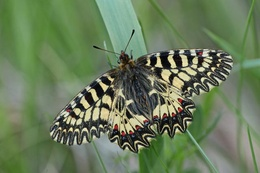
%> input picture abc.jpg, 260 x 173 px, shrunk from 640 x 427 before the run
$ octave LBPfeature.m   (GNU Octave 9; MATLAB toolbox functions it lacks are replaced by stand-ins)
%> lines starting %> are read from the running program, lines starting %| are printed output that depends on the picture
%> the answer given: 'abc.jpg'
%> further down, img is the input picture: size 173x260x3 uint8; mean R, G, B 105.3, 123.8, 91.1
### preprocess.m
function [col,final]=preprocess(img)
%Makes input image properties easier for later processing.
%'Col' is colored and 'final' is grayscale with proper sizes.
    [x,y,z]=size(img);
%> x = 173; y = 260; z = 3
    if z==3
        gray=rgb2gray(img);
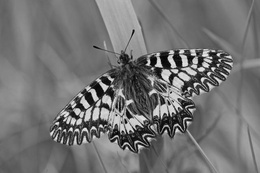
%> gray: size 173x260 uint8; min 0, max 244, mean 114.6
    end
    if x>1000 || y>1000
        final=imresize(gray,1000/max([x,y]));
        col=imresize(img,1000/max([x,y]));
        final=im2double(final);
        col=im2double(col);
    else
        final=im2double(gray);
        col=im2double(img);
    end

end

### uniformLBP.m
function [ulbp] = uniformLBP(lbp)
%Continuos pattern of 1's or else one category of random which is also ...
...some pattern on 1's depending on the number of 0's and 1's.
        lbp=lbp';
        total0s=sum(lbp==0);
        total1s=sum(lbp==1);
        max0s=max(diff([0 (find(~(lbp==0))) numel(lbp)+1])-1);
        max1s=max(diff([0 (find(~(lbp==1))) numel(lbp)+1])-1);
        if total0s==max0s
            ulbp=[ones(total1s,1);zeros(total0s,1)];
        elseif total1s==max1s
            ulbp=[ones(total1s,1);zeros(total0s,1)];
        elseif total1s>=total0s
            ulbp=[1;1;1;1;1;1;0;0];
        elseif total1s<=total0s
            ulbp=[1;1;1;0;0;0;0;0];
        end
end

### LBPfeature.m
close all;clear all;clc;

in=input('Enter name of the image (in single quotes): ');
img=imread(in);
[col,img]=preprocess(img);  %read explanation of 'preprocess()'.
figure,imshow(col);

winSize=3;
winSq=winSize*winSize;
mid=ceil(winSq/2);
imgCols=im2col(img,[winSize,winSize]);
len=size(imgCols,2);
%> len = 44118
Th=0.02;    %threshold for pixel differences.
lbp=cell(1,len);
for i=1:len
    curr=imgCols(:,i);
    x=curr(mid,1);
    curr=abs(curr-x)>Th;    %converting to binary pattern depending on...
    ...difference b/w pixels.
    lbp{1,i}=uniformLBP([curr(1:mid-1);curr(mid+1:winSq)]); %see description...
    ...of 'uniformLBP'.
    %final(1,i)=sum(lbp{1,i}(mid+1:winSq-1))/(winSq-mid);
end
%> this loop made 44118 passes
%> (x, lbp in uniformLBP, total0s in uniformLBP, total1s in uniformLBP, max0s in uniformLBP, max1s in uniformLBP) on passes 4 to 6: (0.396, [false false false false false false false false], 8, 0, 8, 0), (0.396, [false false false false false false false false], 8, 0, 8, 0), (0.396, [false false false false false false false false], 8, 0, 8, 0)
%> after the loop, lbp = 44118 items
lbpImage=reshape(lbp,size(img,1)-winSize+1,size(img,2)-winSize+1);
%> lbpImage = 44118 items
%final=reshape(final,size(img,1)-winSize+1,size(img,2)-winSize+1);

[rows,cols]=size(lbpImage);
%> rows = 171; cols = 258
finalMap=zeros(rows-winSize+1,cols-winSize+1);
%> finalMap: size 169x256 double; every value is 0
for i=winSize-1:rows-winSize+2
    for j=winSize-1:cols-winSize+2
        lbpRowSum=finalLBP(lbpImage,i,j);   %see description of 'finalLBP'.
        finalMap(i,j)=sum(lbpRowSum(6:8))/27;   %normalising so that finalMap...
        ...can be shown as image. And also 6:8 will be prominent in sharp and ...
            ...negligible in blurred. That's why it is taken as final feature.
    end
end
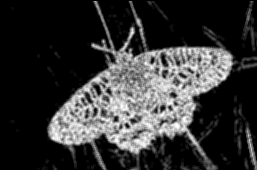
%> finalMap: size 170x257 double; min 0, max 1, mean 0.207

figure,imshow(finalMap); %showing finalMap as image.
